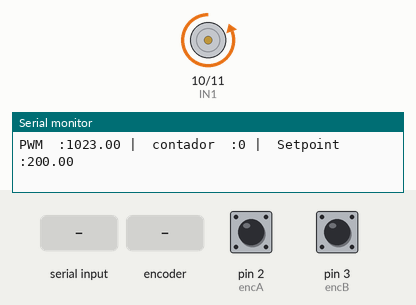
Simulated run of this sketch. Board: Arduino Uno, built with avr-gcc and run on an emulated ATmega328P. On the bench: motor-driver pin pairs drawn as motors (green arrow = first pin HIGH = forward, orange = second pin HIGH = backward, longer = more drive, scaled by the enable pin), the last lines printed to the serial monitor. The inputs (shaded band) are chosen by the test bench; at power-on: pin 2 (encA) HIGH, pin 3 (encB) HIGH.

Above: at 1.2 s.
1.3 s: "90,45,200\n" received over Serial
At 2.1 s:
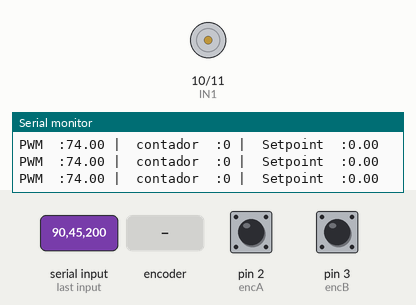
3.2 s: rotary encoder on pin 2 (encA) / pin 3 (encB) turned 3 steps (first pin leading)
At 5.1 s:
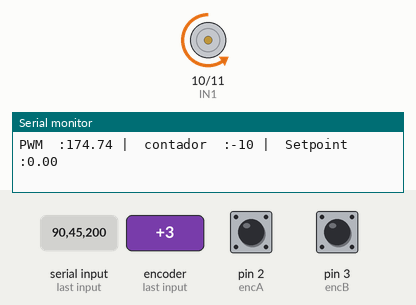
6.2 s: "Z" received over Serial
At 7.1 s:
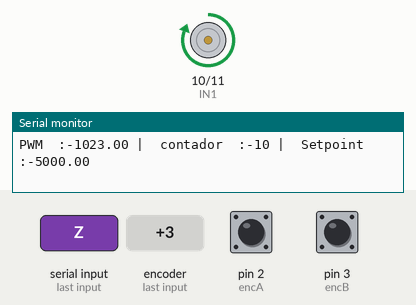
7.8 s: "90,45,200,10\n" received over Serial
At 8.4 s:
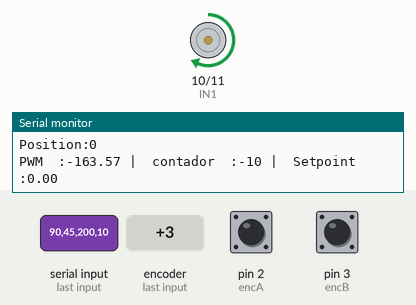
10.8 s: rotary encoder on pin 2 (encA) / pin 3 (encB) turned 1 step (first pin leading)
13.8 s: rotary encoder on pin 2 (encA) / pin 3 (encB) turned 1 step (first pin leading)
Timing chart, 0 to 17.8 s (numbered marks = the images above; inputs shaded):
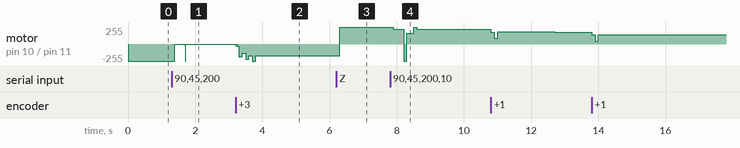

The sketch:

conmotor.ino
```cpp
  /********************************************************
Lima - Perú MARZ/2019
AUTOR: Castillo Alvarado, David
PROYECTO: Control de Motor DC - PID(Z)
Descripción:
  El presente proyecto es una implementación didactica sobre el uso
  del metodo de control de posición por PID en un motor DC, usando encoder incremental.
CONEXIÓN::::::::::::::::::::::::::
> ENCODER: (5V) 100PPR
  360grados = 400 pulsos
  0.9 grados / Pulso
  For better signal, we used a NOT TTL7404, for every channel.
  Remember that the output signal is 3.3V for the TTL microchip, and that is good for the ESP8266.
> ESP8266: (5V USB) [Warning I/O 3.3v, doesn't matter if the USB is 5V]
  D1  = Channel A
  D2  = Channel B
  D8  = IN1 --L298N
  D7  = IN2 --L298N
  D6 = PWM --L298N [10bit resolution ESP8266]
> L298N (5v & 19v)
  IN1
  IN2
  In PWM
FUENTES:::::::::::
  https://www.youtube.com/watch?v=c0L4gNKwjRw
  https://playground.arduino.cc/Code/PIDLibrary
***************************************************************************************************/
#include <PID_v1.h>
#include <TimerOne.h>  /
/*-------------------------------------Variables para Impresión en consola------------------------*/
byte         cmd       =  0;             // Use for serial comunication.
byte         flags;                      // Flag for print values in the serial monitor
/*------------------------------Variebles for LM298N-------------------------------*/
int IN1  = 10;
int IN2  = 11;
int PWM1 = 9;
int forWARDS  = 1;
int backWARDS = 0;
float start   = 0;

/*------------------------------Variables for incremental encoder----------------------------------*/
volatile long contador =  0;
byte          ant      =  0;
byte          act      =  0;
const byte    encA     =  2;                  // Signal for channel A
const byte    encB     =  3;                  // Signal for channel B
int   MIN_MAX_POST     =  300;                 // Limit the maximun position
/*-----------------------------We defined variables for PID algorithm------------------------------*/
TimerOne PID_compute;                         // Timer
double Setpoint, Input, Output;
double SampleTime = 100;                      // time in mili seconds, RUN at 160MHZ ESP8266
//double Kp=5, Ki=2, Kd=0.001;
//double Kp=5.5, Ki=3.6, Kd=0.002;
double Kp=10, Ki=0.05, Kd=3.16;              // PID gain
PID myPID(&Input, &Output, &Setpoint, Kp, Ki, Kd, DIRECT);

/*----------------------------- Interruption Function----------------------------------------------*/
void PID_DCmotor_interrup(){
  //Serial.print("t: ");Serial.println(millis()-start)   ;
  //start = millis();
  myPID.Compute();  // Calculus for PID algorithm
  RunMotor(Output); // PWM order to DC driver
}

/*----------------------------SETUP----------------------------------------------------------------*/
void setup(){
  Serial.begin(9600);
  //Iniciando L298N
  digitalWrite(IN1, LOW);
  digitalWrite(IN2, LOW);
  analogWrite(PWM1, LOW);
  pinMode(IN1, OUTPUT);
  pinMode(IN2, OUTPUT);
  pinMode(PWM1, OUTPUT);

  Setpoint = 200.0; // Init in position 0.0
  //RUN the PID
  myPID.SetMode(AUTOMATIC);
  // Max Min values for PID algorithm
  myPID.SetOutputLimits(-1023,1023);
  // Sample Time for PID
  myPID.SetSampleTime(SampleTime);

  // Initializing Interruptions
  PID_compute.initialize(SampleTime);
  PID_compute.attachInterrupt(PID_DCmotor_interrup);
  Serial.begin(9600);

  // Pin Interruption
  attachInterrupt(digitalPinToInterrupt(encA), encoder, CHANGE); // rising and falling flank
  attachInterrupt(digitalPinToInterrupt(encB), encoder, CHANGE); // rising and falling flank
}

/*----------------------------LOOP----------------------------------------------------------------*/
void loop(){
  Serial.print("PWM  :");Serial.print(Output);
  Serial.print(" |  contador  :");Serial.print(contador);
  Serial.print(" |  Setpoint  :");Serial.println(Setpoint);
  // Protection code
  //limit_post();
  // Ask for input data for change PID gain or setpoint
  input_data();
}
/*------------------------------------------------------------------------------------------------*/

// Function for run the motor, backward, forward or stop
void RunMotor(double Usignal){
  if (Setpoint-Input==0){
    shaftrev(IN1,IN2,PWM1,backWARDS, 0);
    //Serial.print("cero");
  }else if(Usignal>=0){
    shaftrev(IN1,IN2,PWM1,backWARDS, Usignal);
  }else{
      shaftrev(IN1,IN2,PWM1,forWARDS, -1*Usignal);
  }
}

// Function that set DC_driver to move the motor
void shaftrev(int in1, int in2, int PWM, int sentido,int Wpulse){
  if(sentido == 0){ //backWARDS
    digitalWrite(in2, HIGH);
    digitalWrite(in1, LOW);
    analogWrite(PWM,Wpulse);
    }
  if(sentido == 1){ //forWARDS
    digitalWrite(in2, LOW);
    digitalWrite(in1, HIGH);
    analogWrite(PWM,Wpulse);
    }
}

// Data catched from serial terminal
void input_data(void){
  if (Serial.available() > 0){           // Check if you have received any data through the serial terminal.

      cmd = 0;                            // clean CMD
      cmd = Serial.read();                // "cmd" keep the recived byte
      if (cmd > 31){

        flags = 0;                                           // Reboot the flag, that decide what have to be printed
        if (cmd >  'Z') cmd -= 32;                           // Change to Uppercase
        if (cmd == 'W') { Setpoint += 5.0;     flags = 2; }  // For example is you put 'W' moves 5 steps forward. Relative movement
        if (cmd == 'Q') { Setpoint -= 5.0;     flags = 2; }  // Here is 5 steps backward
        if (cmd == 'S') { Setpoint += 400.0;   flags = 2; }  // The same with another values
        if (cmd == 'A') { Setpoint -= 400.0;   flags = 2; }
        if (cmd == 'X') { Setpoint += 5000.0;  flags = 2; }
        if (cmd == 'Z') { Setpoint -= 5000.0;  flags = 2; }
        if (cmd == '2') { Setpoint += 12000.0; flags = 2; }
        if (cmd == '1') { Setpoint -= 12000.0; flags = 2; }
        if (cmd == '0') { Setpoint = 0.0;      flags = 2; }  // Ir a Inicio.

        // Decode for change the PID gains
        switch(cmd)                                                     // for example, we put "P2.5 I0.5 D40" them the gains will take these values kp, ki y kd.
        {                                                               // You can change every gain independently
          case 'P': Kp  = Serial.parseFloat();        flags = 1; break; // Change the PID gains
          case 'I': Ki  = Serial.parseFloat();        flags = 1; break;
          case 'D': Kd  = Serial.parseFloat();        flags = 1; break;
          case 'G': Setpoint   = -1*Serial.parseFloat(); flags = 2; break; // You can change the setpoint with absolute values Ex: G23000
          case 'K':                                   flags = 3; break;
        }
        imprimir(flags);
      }
    }
}

// Print date in serial terminal
void imprimir(byte flag){

  if ((flag == 1) || (flag == 3))
  {
    Serial.print("KP=");     Serial.print(Kp);
    Serial.print(" KI=");    Serial.print(Ki);
    Serial.print(" KD=");    Serial.print(Kd);
    Serial.print(" Time=");  Serial.println(SampleTime);
  }
  if ((flag == 2) || (flag == 3))
  {
    Serial.print("Position:");
    Serial.println((long)Setpoint);
  }
}

// Encoder x4. Execute when interruption pin jumps.
void encoder(void){
  //Serial.println(ant);
  ant=act;                            // Saved act (current read) in ant (last read)
  act = digitalRead(encA)<<1|digitalRead(encB);
  if(ant==0 && act==1)        contador++;  // Increase the counter for forward movement
  else if(ant==1  && act==3)  contador++;
  else if(ant==3  && act==2)  contador++;
  else if(ant==2  && act==0)  contador++;
  else contador--;                         // Reduce the counter for backward movement

  // Enter the counter as input for PID algorith
  Input=contador;
}

void limit_post(void){
  // Protection code for limit the position
  if(contador>=MIN_MAX_POST){
     RunMotor(0);
  }else if(contador<=-MIN_MAX_POST){
     RunMotor(0);
  }
}
// Encoder x4. Execute when interruption pin jumps.
```

Measured:
- after the input at 1.3 s, motor on pin 10 (IN1) / pin 11 (IN2): backward 255/255 → stopped after 0.09 s
- after the input at 6.2 s, motor on pin 10 (IN1) / pin 11 (IN2): backward 175/255 → forward 255/255 after 0.10 s
- after the input at 7.8 s, motor on pin 10 (IN1) / pin 11 (IN2): forward 255/255 → forward 223/255 after 0.10 s, → backward 255/255 0.30 s later, → forward 163/255 0.10 s later, → forward 255/255 0.20 s later, … (6 changes in this stretch)
